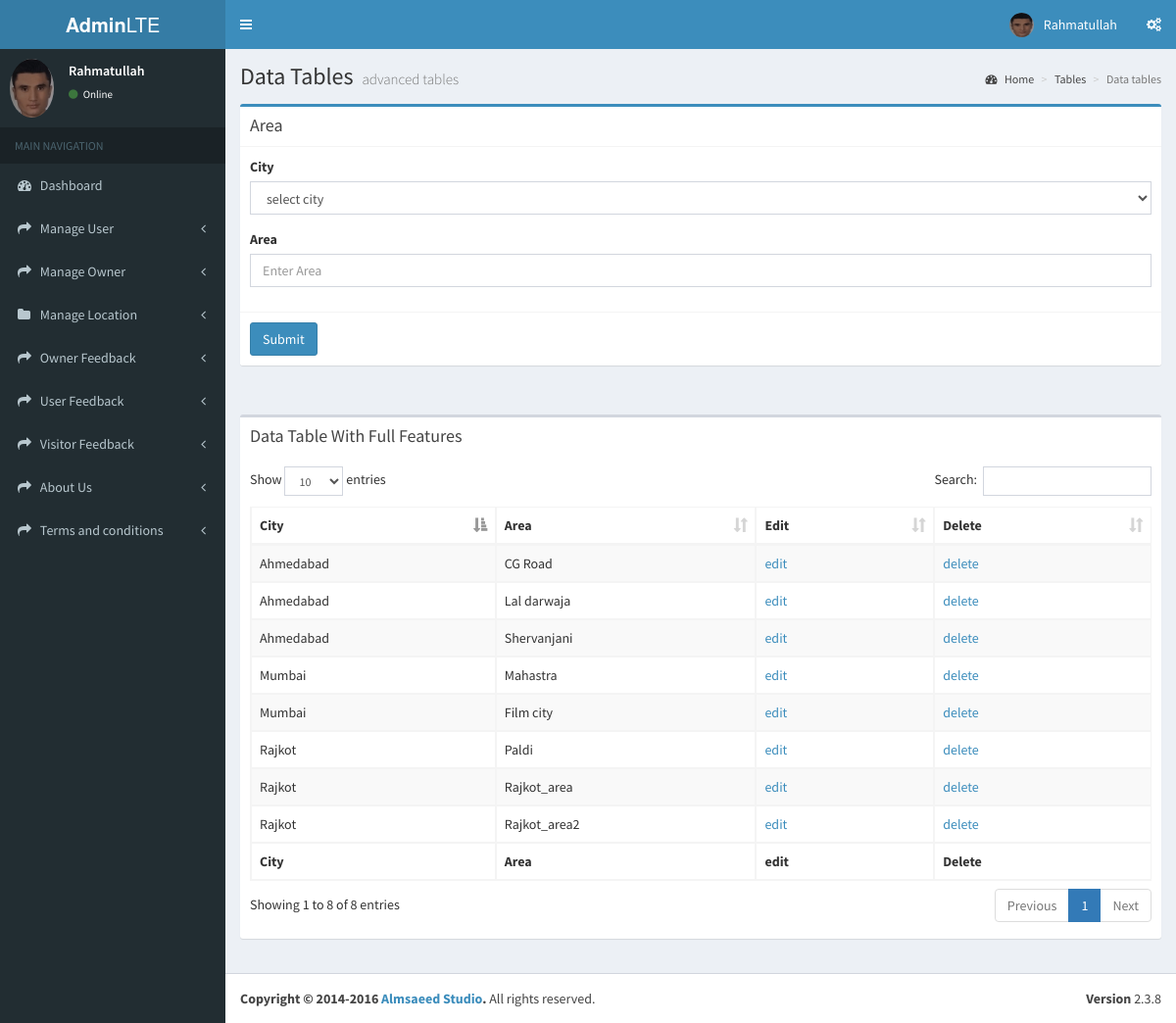
The app's page /admin_side/area.php (signed in) with its own data.
### tables this page shows
CREATE TABLE `area` (
  `area_id` int(11) NOT NULL,
  `area_name` varchar(25) NOT NULL,
  `city_id` int(11) NOT NULL
);

CREATE TABLE `city` (
  `city_id` int(11) NOT NULL,
  `city_name` varchar(20) NOT NULL
);

### admin_side/control.php (called while the page is built, shortened)
<?php
	include('model.php');
	$obj=new model();
	$city=$obj->select_all($conn,'city');
	$area=$obj->select_join($conn,'city','area','city.city_id=area.city_id');
?>

### admin_side/model.php (called while the page is built, shortened)
<?php
class model
{
	public function select_all($con,$tb)
	{
		$sel="select * from $tb";
		$res=$con->query($sel);
		while($r=$res->fetch_object())
		{
			$arr[]=$r;
		}
		return $arr;
	}
	public function select_join($con,$tb1,$tb2,$cond)
	{
		$sel="select * from $tb1 JOIN $tb2 on $cond";
    	$res=$con->query($sel);
    	while($r=$res->fetch_object())
    	{
    		$arr[]=$r;
    	}
    	return $arr;
	}
}
?>

### admin_side/area.php (the view, shortened to what this page needs)
<?php
include('control.php');
include('top_header.php');
include('left_menu.php');
?>
	 <div class="content-wrapper">
    <section class="content-header">
      <h1>
        Data Tables
        <small>advanced tables</small>
      </h1>
      <ol class="breadcrumb">
        <li><a href="#"><i class="fa fa-dashboard"></i> Home</a></li>
        <li><a href="#">Tables</a></li>
        <li class="active">Data tables</li>
      </ol>
    </section>
    <section class="content">
      <div class="row">
        <div class="col-md-12">
          <div class="box box-primary">
            <div class="box-header with-border">
              <h3 class="box-title">Area</h3>
            </div>
            <form role="form">
              <div class="box-body">
                <div class="form-group">
                  <label for="city">City</label>
                  <select id="city" name="city" class="form-control">
                    <option selected disabled>select city</option>
                  </select>
                </div>
                <div class="form-group">
                  <label for="area">Area</label>
                  <input type="text" class="form-control" id="area" placeholder="Enter Area" name="area">
                </div>
              </div>
              <div class="box-footer">
                <button type="submit" class="btn btn-primary" name="add_area">Submit</button>
              </div>
            </form>
          </div>
        </div>
      </div>
    </section>
     <section class="content">
      <div class="row">
        <div class="col-xs-12">
          <div class="box">
            <div class="box-header">
              <h3 class="box-title">Data Table With Full Features</h3>
            </div>
            <div class="box-body">
              <table id="example1" class="table table-bordered table-striped">
                <thead>
                <tr>
                  <th>City</th>
                  <th>Area</th>
                  <th>Edit</th>
                  <th>Delete</th>
                </tr>
                </thead>
                <tbody>
                <?php
                  foreach($area as $a)
                  {
                    ?>
                      <tr>
                          <td><?php echo $a->city_name; ?></td>
                          <td><?php echo $a->area_name ?></td>
                          <td><a href="area_edit.php?area_eid=<?php echo $a->area_id; ?>">edit</a></td>
                          <td><a href="control.php?area_did=<?php echo $a->area_id; ?>">delete</a></td>
                      </tr>
                    <?php
                  }
                ?>
                </tbody>
                <tfoot>
                <tr>
                  <th>City</th>
                  <th>Area</th>
                  <th>edit</th>
                  <th>Delete</th>
                </tr>
                </tfoot>
              </table>
            </div>
          </div>
        </div>
      </div>
    </section>
</div>
<?php
include('footer.php');
?>

### admin_side/top_header.php (shortened to what this page needs)
<!DOCTYPE html>
<html>
<head>
  <link rel="stylesheet" href="asset_admin/bootstrap/css/bootstrap.min.css">
  <link rel="stylesheet" href="https://cdnjs.cloudflare.com/ajax/libs/font-awesome/4.5.0/css/font-awesome.min.css">
  <link rel="stylesheet" href="https://cdnjs.cloudflare.com/ajax/libs/ionicons/2.0.1/css/ionicons.min.css">
  <link rel="stylesheet" href="asset_admin/plugins/datatables/dataTables.bootstrap.css">
  <link rel="stylesheet" href="asset_admin/dist/css/AdminLTE.min.css">
  <link rel="stylesheet" href="asset_admin/dist/css/skins/_all-skins.min.css">
</head>
<body class="hold-transition skin-blue sidebar-mini">
<div class="wrapper">
  <header class="main-header">
    <a href="index2.html" class="logo">
      <span class="logo-lg"><b>Admin</b>LTE</span>
    </a>
    <nav class="navbar navbar-static-top">
      <a href="#" class="sidebar-toggle" data-toggle="offcanvas" role="button">
      </a>
      <div class="navbar-custom-menu">
        <ul class="nav navbar-nav">
          <li class="dropdown user user-menu">
            <a href="#" class="dropdown-toggle" data-toggle="dropdown">
              <img src="asset_admin/dist/img/rahmat.jpg" class="user-image" alt="User Image">
              <span class="hidden-xs">Rahmatullah</span>
            </a>
          </li>
          <li>
            <a href="#" data-toggle="control-sidebar"><i class="fa fa-gears"></i></a>
          </li>
        </ul>
      </div>
    </nav>
  </header>

### admin_side/left_menu.php (shortened to what this page needs)
<aside class="main-sidebar">
   <section class="sidebar">
     <div class="user-panel">
       <div class="pull-left image">
         <img src="asset_admin/dist/img/rahmat.jpg" class="img-circle" alt="User Image">
       </div>
       <div class="pull-left info">
         <p>Rahmatullah</p>
         <a href="#"><i class="fa fa-circle text-success"></i> Online</a>
       </div>
     </div>
     <ul class="sidebar-menu">
       <li class="header">MAIN NAVIGATION</li>
       <li class="treeview">
         <a href="dashboard.php">
           <i class="fa fa-dashboard"></i> <span>Dashboard</span>
         </a>
       </li>
      <li class="treeview">
         <a href="user_reg.php">
           <i class="fa fa-share"></i> <span>Manage User</span>
           <span class="pull-right-container">
             <i class="fa fa-angle-left pull-right"></i>
           </span>
         </a>
        </li>
	   <li class="treeview">
         <a href="owner_reg.php">
           <i class="fa fa-share"></i> <span>Manage Owner</span>
           <span class="pull-right-container">
             <i class="fa fa-angle-left pull-right"></i>
           </span>
         </a>
        </li>
     <li class="treeview">
         <a href="#">
           <i class="fa fa-folder"></i> <span>Manage Location</span>
           <span class="pull-right-container">
             <i class="fa fa-angle-left pull-right"></i>
           </span>
         </a>
       </li>
	  <li class="treeview">
         <a href="owner_feedback.php">
           <i class="fa fa-share"></i> <span>Owner Feedback</span>
           <span class="pull-right-container">
             <i class="fa fa-angle-left pull-right"></i>
           </span>
         </a>
        </li>
	  <li class="treeview">
         <a href="user_feedback.php">
           <i class="fa fa-share"></i> <span>User Feedback</span>
           <span class="pull-right-container">
             <i class="fa fa-angle-left pull-right"></i>
           </span>
         </a>
        </li>
       <li class="treeview">
         <a href="visitor_feedback.php">
           <i class="fa fa-share"></i> <span>Visitor Feedback</span>
           <span class="pull-right-container">
             <i class="fa fa-angle-left pull-right"></i>
           </span>
         </a>
        </li>
	 <li class="treeview">
         <a href="about_us.php">
           <i class="fa fa-share"></i> <span>About Us</span>
           <span class="pull-right-container">
             <i class="fa fa-angle-left pull-right"></i>
           </span>
         </a>
        </li>
       <li class="treeview">
         <a href="terms.php">
           <i class="fa fa-share"></i> <span>Terms and conditions</span>
           <span class="pull-right-container">
             <i class="fa fa-angle-left pull-right"></i>
           </span>
         </a>
        </li>
     </ul>
   </section>
 </aside>

### admin_side/footer.php (shortened to what this page needs)
  <footer class="main-footer">
    <div class="pull-right hidden-xs">
      <b>Version</b> 2.3.8
    </div>
    <strong>Copyright &copy; 2014-2016 <a href="http://almsaeedstudio.com">Almsaeed Studio</a>.</strong> All rights
    reserved.
  </footer>
</div>
</body>
</html>

### records on screen
area: city.city_name "Ahmedabad", area_name "CG Road"
area: city.city_name "Rajkot", area_name "Paldi"
area: city.city_name "Ahmedabad", area_name "Lal darwaja"
area: city.city_name "Ahmedabad", area_name "Shervanjani"
area: city.city_name "Rajkot", area_name "Rajkot_area"
area: city.city_name "Rajkot", area_name "Rajkot_area2"
area: city.city_name "Mumbai", area_name "Mahastra"
area: city.city_name "Mumbai", area_name "Film city"
